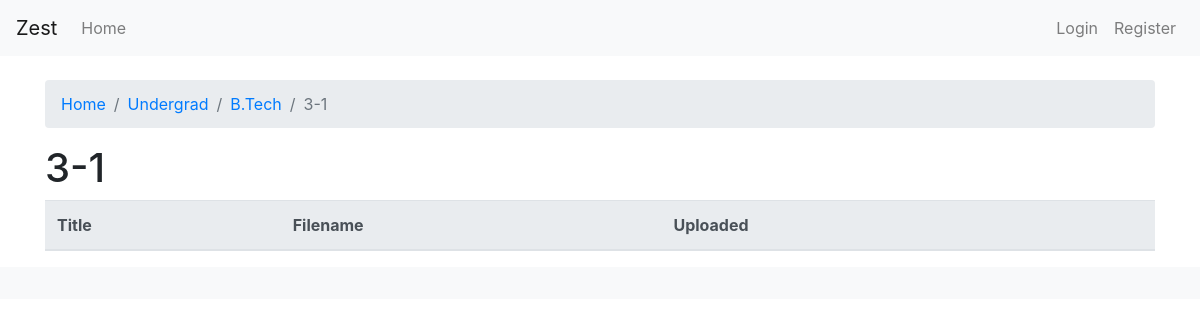
The page /undergrad/B.Tech/3-1 on the database as committed earlier.
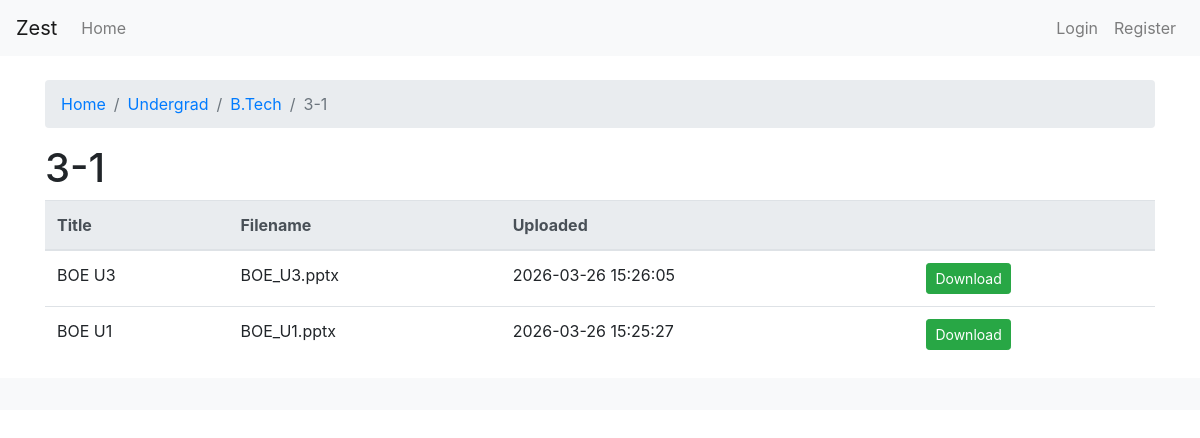
The same page on the database as committed later.
### tables this page shows
CREATE TABLE resources (
    id INTEGER PRIMARY KEY AUTOINCREMENT,
    title TEXT NOT NULL,
    filename TEXT NOT NULL,
    filetype TEXT NOT NULL,
    level1 TEXT,
    level2 TEXT,
    level3 TEXT,
    upload_date TIMESTAMP DEFAULT CURRENT_TIMESTAMP
);

### app.py (the view)
@app.route('/undergrad/<course>/<sem>')
def undergrad_sem(course, sem):
    conn = get_db_connection()
    resources = conn.execute('SELECT * FROM resources WHERE level1 = ? AND level2 = ? AND level3 = ? ORDER BY upload_date DESC', ('Undergrad', course, sem)).fetchall()
    conn.close()
    return render_template('resource_list.html', resources=resources, breadcrumbs=[('Undergrad', '/undergrad'), (course, f'/undergrad/{course}'), (sem, '')])

### app.py (called while the page is built)
def get_db_connection():
    conn = sqlite3.connect('database.db')
    conn.row_factory = sqlite3.Row
    return conn

@app.before_request
def load_logged_in_user():
    user_id = session.get('user_id')
    if user_id is None:
        g.user = None
    else:
        conn = get_db_connection()
        g.user = conn.execute('SELECT * FROM users WHERE id = ?', (user_id,)).fetchone()
        conn.close()

### templates/resource_list.html (shortened to what this page needs)
{% extends "base.html" %}
{% block content %}
<nav aria-label="breadcrumb">
    <ol class="breadcrumb">
        <li class="breadcrumb-item"><a href="/">Home</a></li>
        {% for label, url in breadcrumbs %}
            {% if url %}
                <li class="breadcrumb-item"><a href="{{ url }}">{{ label }}</a></li>
            {% else %}
                <li class="breadcrumb-item active" aria-current="page">{{ label }}</li>
            {% endif %}
        {% endfor %}
    </ol>
</nav>
<h1>{{ breadcrumbs[-1][0] }}</h1>
<table class="table">
    <thead class="thead-light">
        <tr>
            <th>Title</th>
            <th>Filename</th>
            <th>Uploaded</th>
            <th></th>
        </tr>
    </thead>
    <tbody>
        {% for resource in resources %}
        <tr>
            <td>{{ resource.title }}</td>
            <td>{{ resource.filename }}</td>
            <td>{{ resource.upload_date }}</td>
            <td><a href="/download/{{ resource.filename }}" class="btn btn-sm btn-success">Download</a>
            </td>
        </tr>
        {% endfor %}
    </tbody>
</table>
{% endblock %}

### templates/base.html (shortened to what this page needs)
<!doctype html>
<html lang="en">
  <head>
    <link rel="stylesheet" href="https://stackpath.bootstrapcdn.com/bootstrap/4.5.2/css/bootstrap.min.css">
  </head>
  <body>
    <nav class="navbar navbar-expand-lg navbar-light bg-light">
      <a class="navbar-brand" href="{{ url_for('index') }}">Zest</a>
      <div class="collapse navbar-collapse">
        <ul class="navbar-nav mr-auto">
          <li class="nav-item">
            <a class="nav-link" href="{{ url_for('index') }}">Home</a>
          </li>
        </ul>
        <ul class="navbar-nav">
          {% if 'user_id' in session %}
            <li class="nav-item">
              <a class="nav-link" href="{{ url_for('logout') }}">Logout</a>
            </li>
          {% else %}
            <li class="nav-item">
              <a class="nav-link" href="{{ url_for('login') }}">Login</a>
            </li>
            <li class="nav-item">
              <a class="nav-link" href="{{ url_for('register') }}">Register</a>
            </li>
          {% endif %}
        </ul>
      </div>
    </nav>
    <div class="container mt-4">
      {% block content %}{% endblock %}
    </div>
    <footer class="footer mt-auto py-3 bg-light">
    </footer>
  </body>
</html>

Rows that differ between the two databases and show on the page:
added resources: title "BOE U3", filename "BOE_U3.pptx", upload_date "2026-03-26 15:26:05"
added resources: title "BOE U1", filename "BOE_U1.pptx", upload_date "2026-03-26 15:25:27"
